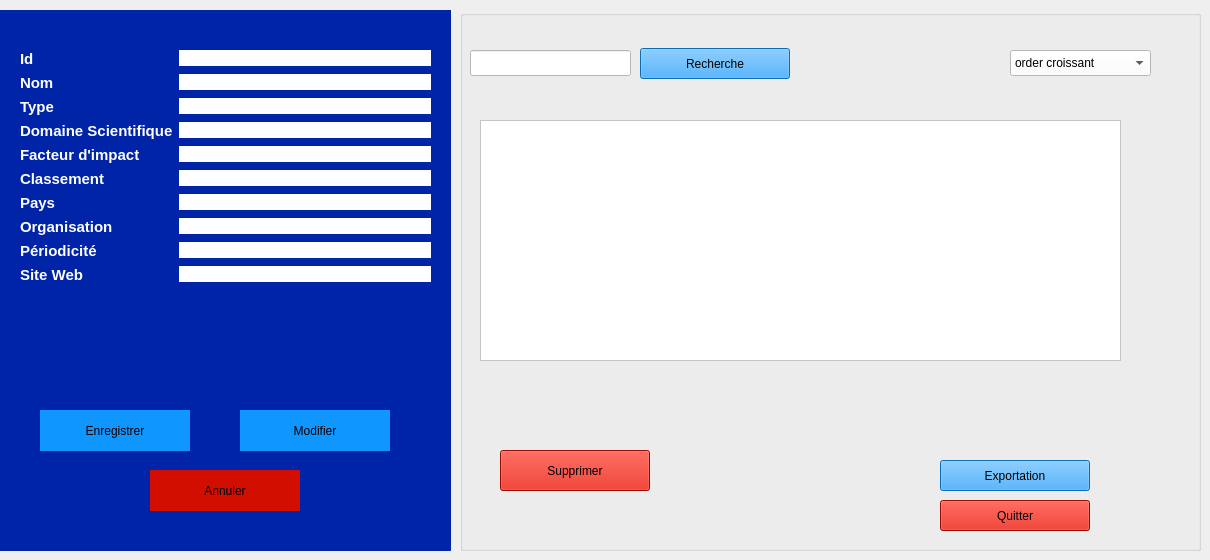
     <widget class="QWidget" name="stackedWidgetPage3">
      <widget class="QGroupBox" name="groupBox_Journal_Form">
       <property name="geometry">
        <rect>
         <x>0</x>
         <y>10</y>
         <width>451</width>
         <height>541</height>
        </rect>
       </property>
       <property name="styleSheet">
        <string notr="true">background-color: rgb(0, 36, 168);
border: #A8D3F0;</string>
       </property>
       <property name="title">
        <string/>
       </property>
       <widget class="QWidget" name="formLayoutWidget_Journal">
        <property name="geometry">
         <rect>
          <x>20</x>
          <y>40</y>
          <width>411</width>
          <height>331</height>
         </rect>
        </property>
        <layout class="QFormLayout" name="formLayout_Journal">
         <item row="0" column="0">
          <widget class="QLabel" name="label_Journal_id">
           <property name="text">
            <string>&lt;html&gt;&lt;head/&gt;&lt;body&gt;&lt;p&gt;&lt;span style=&quot; font-size:11pt; font-weight:700; color:#ffffff;&quot;&gt;Id&lt;/span&gt;&lt;/p&gt;&lt;/body&gt;&lt;/html&gt;</string>
           </property>
          </widget>
         </item>
         <item row="0" column="1">
          <widget class="QLineEdit" name="id">
           <property name="styleSheet">
            <string notr="true">background-color: rgb(255, 255, 255);</string>
           </property>
          </widget>
         </item>
         <item row="1" column="0">
          <widget class="QLabel" name="label_Journal_nom">
           <property name="text">
            <string>&lt;html&gt;&lt;head/&gt;&lt;body&gt;&lt;p&gt;&lt;span style=&quot; font-size:11pt; font-weight:700; color:#ffffff;&quot;&gt;Nom&lt;/span&gt;&lt;/p&gt;&lt;/body&gt;&lt;/html&gt;</string>
           </property>
          </widget>
         </item>
         <item row="1" column="1">
          <widget class="QLineEdit" name="nom">
           <property name="styleSheet">
            <string notr="true">background-color: rgb(255, 255, 255);</string>
           </property>
          </widget>
         </item>
         <item row="2" column="0">
          <widget class="QLabel" name="label_Journal_type">
           <property name="text">
            <string>&lt;html&gt;&lt;head/&gt;&lt;body&gt;&lt;p&gt;&lt;span style=&quot; font-size:11pt; font-weight:700; color:#ffffff;&quot;&gt;Type&lt;/span&gt;&lt;/p&gt;&lt;/body&gt;&lt;/html&gt;</string>
           </property>
          </widget>
         </item>
         <item row="2" column="1">
          <widget class="QLineEdit" name="type">
           <property name="styleSheet">
            <string notr="true">background-color: rgb(255, 255, 255);</string>
           </property>
          </widget>
         </item>
         <item row="3" column="0">
          <widget class="QLabel" name="label_Journal_domaine">
           <property name="text">
            <string>&lt;html&gt;&lt;head/&gt;&lt;body&gt;&lt;p&gt;&lt;span style=&quot; font-size:11pt; font-weight:700; color:#ffffff;&quot;&gt;Domaine Scientifique&lt;/span&gt;&lt;/p&gt;&lt;/body&gt;&lt;/html&gt;</string>
           </property>
          </widget>
         </item>
         <item row="3" column="1">
          <widget class="QLineEdit" name="domaine_scientifique">
           <property name="styleSheet">
            <string notr="true">background-color: rgb(255, 255, 255);</string>
           </property>
          </widget>
         </item>
         <item row="4" column="0">
          <widget class="QLabel" name="label_Journal_facteur">
           <property name="text">
            <string>&lt;html&gt;&lt;head/&gt;&lt;body&gt;&lt;p&gt;&lt;span style=&quot; font-size:11pt; font-weight:700; color:#ffffff;&quot;&gt;Facteur d'impact&lt;/span&gt;&lt;/p&gt;&lt;/body&gt;&lt;/html&gt;</string>
           </property>
          </widget>
         </item>
         <item row="4" column="1">
          <widget class="QLineEdit" name="facteur_impact">
           <property name="styleSheet">
            <string notr="true">background-color: rgb(255, 255, 255);</string>
           </property>
          </widget>
         </item>
         <item row="5" column="0">
          <widget class="QLabel" name="label_Journal_classement">
           <property name="text">
            <string>&lt;html&gt;&lt;head/&gt;&lt;body&gt;&lt;p&gt;&lt;span style=&quot; font-size:11pt; font-weight:700; color:#ffffff;&quot;&gt;Classement&lt;/span&gt;&lt;/p&gt;&lt;/body&gt;&lt;/html&gt;</string>
           </property>
          </widget>
         </item>
         <item row="5" column="1">
          <widget class="QLineEdit" name="classement">
           <property name="styleSheet">
            <string notr="true">background-color: rgb(255, 255, 255);</string>
           </property>
          </widget>
         </item>
         <item row="6" column="0">
          <widget class="QLabel" name="label_Journal_pays">
           <property name="text">
            <string>&lt;html&gt;&lt;head/&gt;&lt;body&gt;&lt;p&gt;&lt;span style=&quot; font-size:11pt; font-weight:700; color:#ffffff;&quot;&gt;Pays&lt;/span&gt;&lt;/p&gt;&lt;/body&gt;&lt;/html&gt;</string>
           </property>
          </widget>
         </item>
         <item row="6" column="1">
          <widget class="QLineEdit" name="pays">
           <property name="styleSheet">
            <string notr="true">background-color: rgb(255, 255, 255);</string>
           </property>
          </widget>
         </item>
         <item row="7" column="0">
          <widget class="QLabel" name="label_Journal_organisation">
           <property name="text">
            <string>&lt;html&gt;&lt;head/&gt;&lt;body&gt;&lt;p&gt;&lt;span style=&quot; font-size:11pt; font-weight:700; color:#ffffff;&quot;&gt;Organisation&lt;/span&gt;&lt;/p&gt;&lt;/body&gt;&lt;/html&gt;</string>
           </property>
          </widget>
         </item>
         <item row="7" column="1">
          <widget class="QLineEdit" name="organisation">
           <property name="styleSheet">
            <string notr="true">background-color: rgb(255, 255, 255);</string>
           </property>
          </widget>
         </item>
         <item row="8" column="0">
          <widget class="QLabel" name="label_Journal_periodicite">
           <property name="text">
            <string>&lt;html&gt;&lt;head/&gt;&lt;body&gt;&lt;p&gt;&lt;span style=&quot; font-size:11pt; font-weight:700; color:#ffffff;&quot;&gt;Périodicité&lt;/span&gt;&lt;/p&gt;&lt;/body&gt;&lt;/html&gt;</string>
           </property>
          </widget>
         </item>
         <item row="8" column="1">
          <widget class="QLineEdit" name="periodicite">
           <property name="styleSheet">
            <string notr="true">background-color: rgb(255, 255, 255);</string>
           </property>
          </widget>
         </item>
         <item row="9" column="0">
          <widget class="QLabel" name="label_Journal_siteweb">
           <property name="text">
            <string>&lt;html&gt;&lt;head/&gt;&lt;body&gt;&lt;p&gt;&lt;span style=&quot; font-size:11pt; font-weight:700; color:#ffffff;&quot;&gt;Site Web&lt;/span&gt;&lt;/p&gt;&lt;/body&gt;&lt;/html&gt;</string>
           </property>
          </widget>
         </item>
         <item row="9" column="1">
          <widget class="QLineEdit" name="siteweb">
           <property name="styleSheet">
            <string notr="true">background-color: rgb(255, 255, 255);</string>
           </property>
          </widget>
         </item>
        </layout>
       </widget>
       <widget class="QPushButton" name="enregistrer">
        <property name="geometry">
         <rect>
          <x>40</x>
          <y>400</y>
          <width>150</width>
          <height>41</height>
         </rect>
        </property>
        <property name="minimumSize">
         <size>
          <width>0</width>
          <height>0</height>
         </size>
        </property>
        <property name="styleSheet">
         <string notr="true">background-color: rgb(16, 151, 255);
</string>
        </property>
        <property name="text">
         <string>Enregistrer</string>
        </property>
       </widget>
       <widget class="QPushButton" name="modif">
        <property name="geometry">
         <rect>
          <x>240</x>
          <y>400</y>
          <width>150</width>
          <height>41</height>
         </rect>
        </property>
        <property name="styleSheet">
         <string notr="true">background-color: rgb(16, 151, 255);
</string>
        </property>
        <property name="text">
         <string>Modifier</string>
        </property>
       </widget>
       <widget class="QPushButton" name="annuler">
        <property name="geometry">
         <rect>
          <x>150</x>
          <y>460</y>
          <width>150</width>
          <height>41</height>
         </rect>
        </property>
        <property name="styleSheet">
         <string notr="true">background-color: rgb(209, 14, 0);
</string>
        </property>
        <property name="text">
         <string>Annuler</string>
        </property>
       </widget>
      </widget>
      <widget class="QGroupBox" name="groupBox_Session_List_4">
       <property name="geometry">
        <rect>
         <x>460</x>
         <y>10</y>
         <width>741</width>
         <height>541</height>
        </rect>
       </property>
       <property name="styleSheet">
        <string notr="true">background-color: rgb(0, 36, 168);
border: #A8D3F0;
/* Style pour tous les GroupBox */
QGroupBox {
    border: 2px solid #2c3e50; /* Couleur de la bordure */
    border-radius: 15px;      /* Même arrondi que les boutons */
    margin-top: 20px;         /* Espace pour le titre en haut */
    font-weight: bold;
    color: #2c3e50;
}
/* Style spécifique pour le titre du GroupBox */
QGroupBox::title {
    subcontrol-origin: margin;
    subcontrol-position: top center; /* Place le titre en haut au centre */
    padding: 0 10px;
}</string>
       </property>
       <property name="title">
        <string/>
       </property>
       <widget class="QLineEdit" name="rechSession_4">
        <property name="geometry">
         <rect>
          <x>10</x>
          <y>40</y>
          <width>161</width>
          <height>26</height>
         </rect>
        </property>
        <property name="styleSheet">
         <string notr="true">background-color: rgb(255, 255, 255);</string>
        </property>
       </widget>
       <widget class="QPushButton" name="rechercheSession_4">
        <property name="geometry">
         <rect>
          <x>180</x>
          <y>38</y>
          <width>150</width>
          <height>31</height>
         </rect>
        </property>
        <property name="styleSheet">
         <string notr="true">background-color: rgb(16, 151, 255);
</string>
        </property>
        <property name="text">
         <string>Recherche</string>
        </property>
       </widget>
       <widget class="QPushButton" name="SuppSession_4">
        <property name="geometry">
         <rect>
          <x>40</x>
          <y>440</y>
          <width>150</width>
          <height>41</height>
         </rect>
        </property>
        <property name="styleSheet">
         <string notr="true">background-color: rgb(209, 14, 0);</string>
        </property>
        <property name="text">
         <string>Supprimer</string>
        </property>
       </widget>
       <widget class="QPushButton" name="quitterSession_4">
        <property name="geometry">
         <rect>
          <x>480</x>
          <y>490</y>
          <width>150</width>
          <height>31</height>
         </rect>
        </property>
        <property name="styleSheet">
         <string notr="true">background-color: rgb(209, 14, 0);
</string>
        </property>
        <property name="text">
         <string>Quitter</string>
        </property>
       </widget>
       <widget class="QPushButton" name="expoSession_4">
        <property name="geometry">
         <rect>
          <x>480</x>
          <y>450</y>
          <width>150</width>
          <height>31</height>
         </rect>
        </property>
        <property name="styleSheet">
         <string notr="true">background-color: rgb(16, 151, 255);
</string>
        </property>
        <property name="text">
         <string>Exportation</string>
        </property>
       </widget>
       <widget class="QComboBox" name="comboBox_8">
        <property name="geometry">
         <rect>
          <x>550</x>
          <y>40</y>
          <width>141</width>
          <height>26</height>
         </rect>
        </property>
        <property name="palette">
         <palette>
          <active>
           <colorrole role="WindowText">
            <brush brushstyle="SolidPattern">
             <color alpha="255">
              <red>0</red>
              <green>0</green>
              <blue>0</blue>
             </color>
            </brush>
           </colorrole>
           <colorrole role="Button">
            <brush brushstyle="SolidPattern">
             <color alpha="255">
              <red>255</red>
              <green>255</green>
              <blue>255</blue>
             </color>
            </brush>
           </colorrole>
           <colorrole role="Light">
            <brush brushstyle="SolidPattern">
             <color alpha="255">
              <red>255</red>
              <green>255</green>
              <blue>255</blue>
             </color>
            </brush>
           </colorrole>
           <colorrole role="Midlight">
            <brush brushstyle="SolidPattern">
             <color alpha="255">
              <red>255</red>
              <green>255</green>
              <blue>255</blue>
             </color>
            </brush>
           </colorrole>
           <colorrole role="Dark">
            <brush brushstyle="SolidPattern">
             <color alpha="255">
              <red>127</red>
              <green>127</green>
              <blue>127</blue>
             </color>
            </brush>
           </colorrole>
           <colorrole role="Mid">
            <brush brushstyle="SolidPattern">
             <color alpha="255">
              <red>170</red>
              <green>170</green>
              <blue>170</blue>
             </color>
            </brush>
           </colorrole>
           <colorrole role="Text">
            <brush brushstyle="SolidPattern">
             <color alpha="255">
              <red>0</red>
              <green>0</green>
              <blue>0</blue>
             </color>
            </brush>
           </colorrole>
           <colorrole role="BrightText">
            <brush brushstyle="SolidPattern">
             <color alpha="255">
              <red>255</red>
              <green>255</green>
              <blue>255</blue>
             </color>
            </brush>
           </colorrole>
           <colorrole role="ButtonText">
            <brush brushstyle="SolidPattern">
             <color alpha="255">
              <red>0</red>
              <green>0</green>
              <blue>0</blue>
             </color>
            </brush>
           </colorrole>
           <colorrole role="Base">
            <brush brushstyle="SolidPattern">
             <color alpha="255">
              <red>255</red>
              <green>255</green>
              <blue>255</blue>
             </color>
            </brush>
           </colorrole>
           <colorrole role="Window">
            <brush brushstyle="SolidPattern">
             <color alpha="255">
              <red>255</red>
              <green>255</green>
              <blue>255</blue>
             </color>
            </brush>
           </colorrole>
           <colorrole role="Shadow">
            <brush brushstyle="SolidPattern">
             <color alpha="255">
              <red>0</red>
              <green>0</green>
              <blue>0</blue>
             </color>
            </brush>
           </colorrole>
           <colorrole role="AlternateBase">
            <brush brushstyle="SolidPattern">
             <color alpha="255">
              <red>255</red>
              <green>255</green>
              <blue>255</blue>
             </color>
            </brush>
           </colorrole>
           <colorrole role="ToolTipBase">
            <brush brushstyle="SolidPattern">
             <color alpha="255">
              <red>255</red>
              <green>255</green>
              <blue>220</blue>
             </color>
            </brush>
           </colorrole>
           <colorrole role="ToolTipText">
            <brush brushstyle="SolidPattern">
             <color alpha="255">
              <red>0</red>
              <green>0</green>
              <blue>0</blue>
             </color>
            </brush>
           </colorrole>
           <colorrole role="PlaceholderText">
            <brush brushstyle="SolidPattern">
             <color alpha="127">
              <red>0</red>
              <green>0</green>
              <blue>0</blue>
             </color>
            </brush>
           </colorrole>
           <colorrole role="Accent">
            <brush brushstyle="SolidPattern">
             <color alpha="255">
              <red>255</red>
              <green>255</green>
              <blue>255</blue>
             </color>
            </brush>
           </colorrole>
          </active>
          <inactive>
           <colorrole role="WindowText">
            <brush brushstyle="SolidPattern">
             <color alpha="255">
              <red>0</red>
              <green>0</green>
              <blue>0</blue>
             </color>
            </brush>
           </colorrole>
           <colorrole role="Button">
            <brush brushstyle="SolidPattern">
             <color alpha="255">
              <red>255</red>
              <green>255</green>
              <blue>255</blue>
             </color>
            </brush>
           </colorrole>
           <colorrole role="Light">
            <brush brushstyle="SolidPattern">
             <color alpha="255">
              <red>255</red>
              <green>255</green>
              <blue>255</blue>
             </color>
            </brush>
           </colorrole>
           <colorrole role="Midlight">
            <brush brushstyle="SolidPattern">
             <color alpha="255">
              <red>255</red>
              <green>255</green>
              <blue>255</blue>
             </color>
            </brush>
           </colorrole>
           <colorrole role="Dark">
            <brush brushstyle="SolidPattern">
             <color alpha="255">
              <red>127</red>
              <green>127</green>
              <blue>127</blue>
             </color>
            </brush>
           </colorrole>
           <colorrole role="Mid">
            <brush brushstyle="SolidPattern">
             <color alpha="255">
              <red>170</red>
              <green>170</green>
              <blue>170</blue>
             </color>
            </brush>
           </colorrole>
           <colorrole role="Text">
            <brush brushstyle="SolidPattern">
             <color alpha="255">
              <red>0</red>
              <green>0</green>
              <blue>0</blue>
             </color>
            </brush>
           </colorrole>
           <colorrole role="BrightText">
            <brush brushstyle="SolidPattern">
             <color alpha="255">
              <red>255</red>
              <green>255</green>
              <blue>255</blue>
             </color>
            </brush>
           </colorrole>
           <colorrole role="ButtonText">
            <brush brushstyle="SolidPattern">
             <color alpha="255">
              <red>0</red>
              <green>0</green>
              <blue>0</blue>
             </color>
            </brush>
           </colorrole>
           <colorrole role="Base">
            <brush brushstyle="SolidPattern">
             <color alpha="255">
              <red>255</red>
              <green>255</green>
              <blue>255</blue>
             </color>
            </brush>
           </colorrole>
           <colorrole role="Window">
            <brush brushstyle="SolidPattern">
             <color alpha="255">
              <red>255</red>
              <green>255</green>
              <blue>255</blue>
             </color>
            </brush>
           </colorrole>
           <colorrole role="Shadow">
            <brush brushstyle="SolidPattern">
             <color alpha="255">
              <red>0</red>
              <green>0</green>
              <blue>0</blue>
             </color>
            </brush>
           </colorrole>
           <colorrole role="AlternateBase">
            <brush brushstyle="SolidPattern">
             <color alpha="255">
              <red>255</red>
              <green>255</green>
              <blue>255</blue>
             </color>
            </brush>
           </colorrole>
           <colorrole role="ToolTipBase">
            <brush brushstyle="SolidPattern">
             <color alpha="255">
              <red>255</red>
              <green>255</green>
              <blue>220</blue>
             </color>
            </brush>
           </colorrole>
           <colorrole role="ToolTipText">
            <brush brushstyle="SolidPattern">
             <color alpha="255">
              <red>0</red>
              <green>0</green>
              <blue>0</blue>
             </color>
            </brush>
           </colorrole>
           <colorrole role="PlaceholderText">
            <brush brushstyle="SolidPattern">
             <color alpha="127">
              <red>0</red>
              <green>0</green>
              <blue>0</blue>
             </color>
            </brush>
           </colorrole>
           <colorrole role="Accent">
            <brush brushstyle="SolidPattern">
             <color alpha="255">
              <red>255</red>
              <green>255</green>
              <blue>255</blue>
             </color>
            </brush>
           </colorrole>
          </inactive>
          <disabled>
           <colorrole role="WindowText">
            <brush brushstyle="SolidPattern">
             <color alpha="255">
              <red>127</red>
              <green>127</green>
              <blue>127</blue>
             </color>
            </brush>
           </colorrole>
           <colorrole role="Button">
            <brush brushstyle="SolidPattern">
             <color alpha="255">
              <red>255</red>
              <green>255</green>
              <blue>255</blue>
             </color>
            </brush>
           </colorrole>
           <colorrole role="Light">
            <brush brushstyle="SolidPattern">
             <color alpha="255">
              <red>255</red>
              <green>255</green>
              <blue>255</blue>
             </color>
            </brush>
           </colorrole>
           <colorrole role="Midlight">
            <brush brushstyle="SolidPattern">
             <color alpha="255">
              <red>255</red>
              <green>255</green>
              <blue>255</blue>
             </color>
            </brush>
           </colorrole>
           <colorrole role="Dark">
            <brush brushstyle="SolidPattern">
             <color alpha="255">
              <red>127</red>
              <green>127</green>
              <blue>127</blue>
             </color>
            </brush>
           </colorrole>
           <colorrole role="Mid">
            <brush brushstyle="SolidPattern">
             <color alpha="255">
              <red>170</red>
              <green>170</green>
              <blue>170</blue>
             </color>
            </brush>
           </colorrole>
           <colorrole role="Text">
            <brush brushstyle="SolidPattern">
             <color alpha="255">
              <red>127</red>
              <green>127</green>
              <blue>127</blue>
             </color>
            </brush>
           </colorrole>
           <colorrole role="BrightText">
            <brush brushstyle="SolidPattern">
             <color alpha="255">
              <red>255</red>
              <green>255</green>
              <blue>255</blue>
             </color>
            </brush>
           </colorrole>
           <colorrole role="ButtonText">
            <brush brushstyle="SolidPattern">
             <color alpha="255">
              <red>127</red>
              <green>127</green>
              <blue>127</blue>
             </color>
            </brush>
           </colorrole>
           <colorrole role="Base">
            <brush brushstyle="SolidPattern">
             <color alpha="255">
              <red>255</red>
              <green>255</green>
              <blue>255</blue>
             </color>
            </brush>
           </colorrole>
           <colorrole role="Window">
            <brush brushstyle="SolidPattern">
             <color alpha="255">
              <red>255</red>
              <green>255</green>
              <blue>255</blue>
             </color>
            </brush>
           </colorrole>
           <colorrole role="Shadow">
            <brush brushstyle="SolidPattern">
             <color alpha="255">
              <red>0</red>
              <green>0</green>
              <blue>0</blue>
             </color>
            </brush>
           </colorrole>
           <colorrole role="AlternateBase">
            <brush brushstyle="SolidPattern">
             <color alpha="255">
              <red>255</red>
              <green>255</green>
              <blue>255</blue>
             </color>
            </brush>
           </colorrole>
           <colorrole role="ToolTipBase">
            <brush brushstyle="SolidPattern">
             <color alpha="255">
              <red>255</red>
              <green>255</green>
              <blue>220</blue>
             </color>
            </brush>
           </colorrole>
           <colorrole role="ToolTipText">
            <brush brushstyle="SolidPattern">
             <color alpha="255">
              <red>0</red>
              <green>0</green>
              <blue>0</blue>
             </color>
            </brush>
           </colorrole>
           <colorrole role="PlaceholderText">
            <brush brushstyle="SolidPattern">
             <color alpha="127">
              <red>127</red>
              <green>127</green>
              <blue>127</blue>
             </color>
            </brush>
           </colorrole>
           <colorrole role="Accent">
            <brush brushstyle="SolidPattern">
             <color alpha="255">
              <red>255</red>
              <green>255</green>
              <blue>255</blue>
             </color>
            </brush>
           </colorrole>
          </disabled>
         </palette>
        </property>
        <property name="styleSheet">
         <string notr="true">background-color: rgb(255, 255, 255);</string>
        </property>
        <item>
         <property name="text">
          <string>order croissant</string>
         </property>
        </item>
        <item>
         <property name="text">
          <string>order decroissant</string>
         </property>
        </item>
       </widget>
       <widget class="QTableWidget" name="tableWidget_8">
        <property name="geometry">
         <rect>
          <x>20</x>
          <y>110</y>
          <width>641</width>
          <height>241</height>
         </rect>
        </property>
        <property name="styleSheet">
         <string notr="true">background-color: rgb(255, 255, 255);</string>
        </property>
       </widget>
      </widget>
     </widget>
